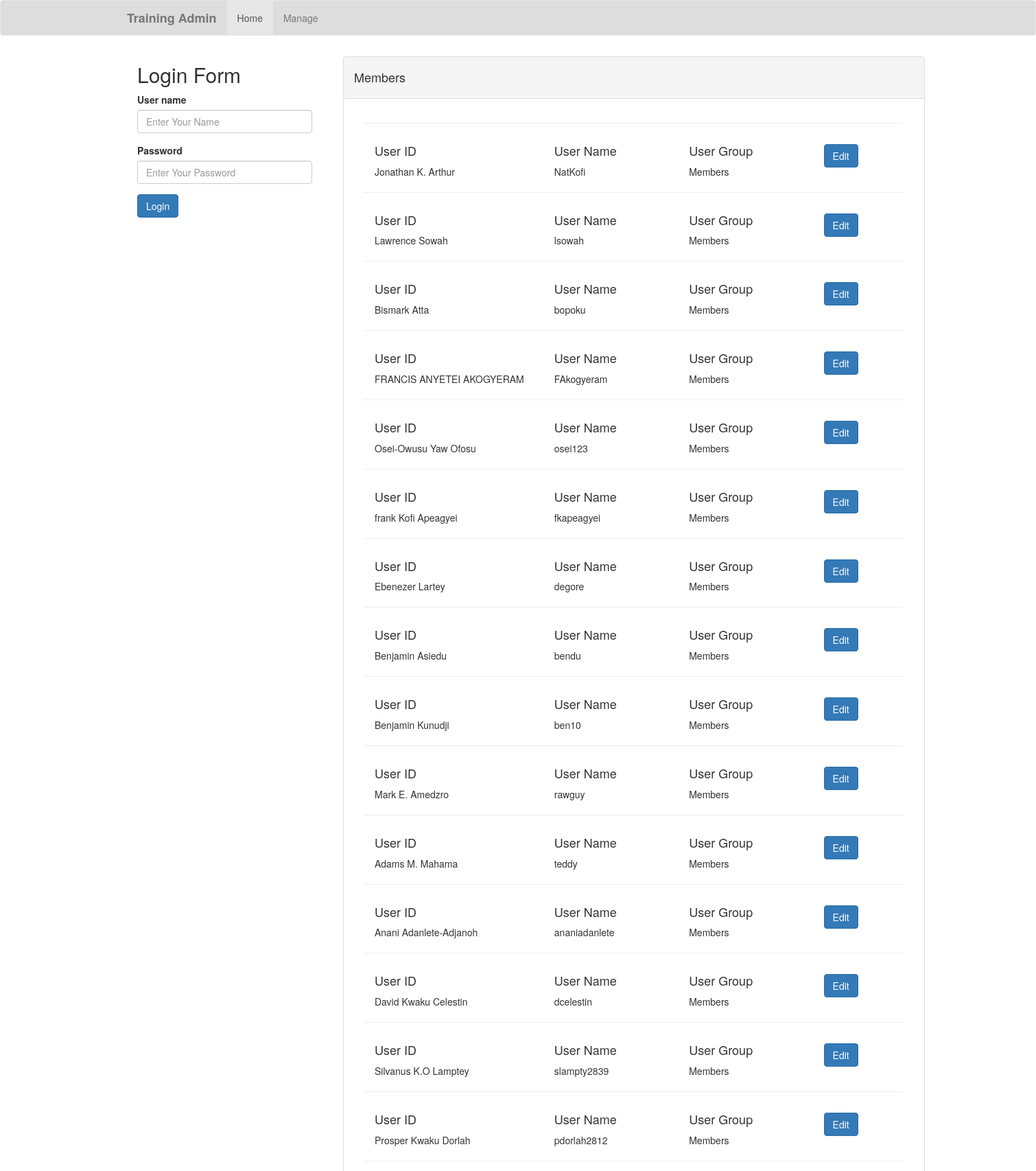
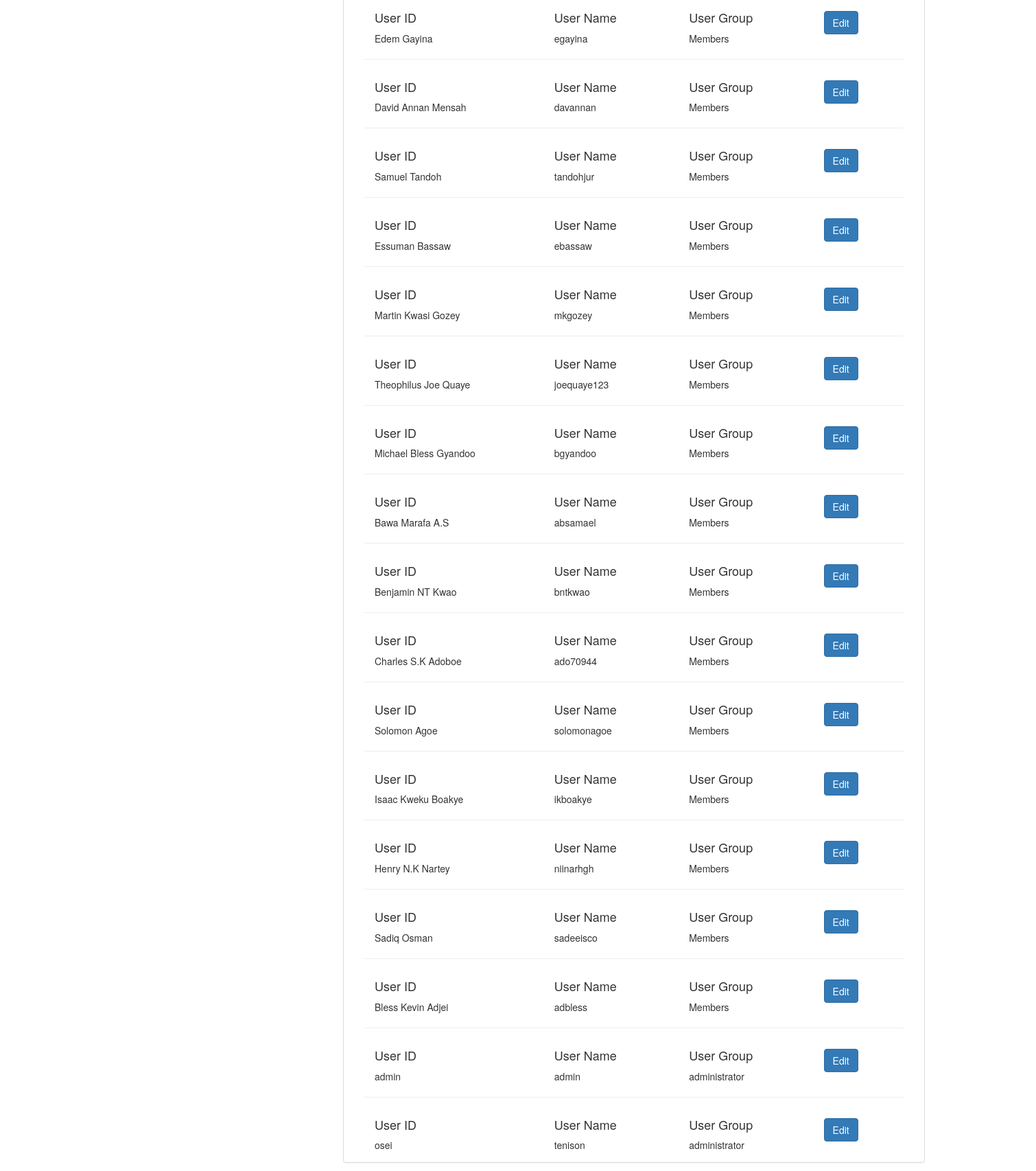
Screenshot of /index.php/users/view with the database file from the repository (2 pictures, top to bottom).
### tables this page shows
CREATE TABLE `users` (
  `id` int(255) NOT NULL,
  `username` varchar(255) NOT NULL,
  `password` varchar(255) NOT NULL,
  `admin_name` varchar(255) DEFAULT NULL,
  `level` varchar(255) NOT NULL,
  `register_date` timestamp NOT NULL DEFAULT CURRENT_TIMESTAMP
);

### application/controllers/Users.php (called while the page is built, shortened)
<?php
class Users extends CI_Controller{
    public function view(){
        $data['result'] =$this->User_model->get_users();
        $data['main_view'] ='user_view';
        $this->load->view('layouts/main',$data);
    }
}

### index.php (called while the page is built, shortened)
<?php
require_once BASEPATH.'core/CodeIgniter.php';

### application/models/User_model.php (called while the page is built, shortened)
<?php
class User_model extends CI_Model{
    public function get_users(){
        $this->db->order_by("id", "DESC");
        $query= $this->db->get('users');
            foreach($query->result() as $row) {
                $rst[] = array("id" => $row->id, "username" => $row->username, "password" => $row->password, "admin_name" => $row->admin_name, "level" => $row->level, "date" => $row->register_date,);
            }
        return $rst;
    }
}

### application/views/user_view.php (the view, shortened to what this page needs)
<!DOCTYPE html>
<html lang="en">
<head>
</head>
<body>
		<div class="container">
			<div class="row">
				<div class="col-md-9">
					<div class="panel panel-default">
						<div class="panel-heading">
							<h4><i class="fa fa-fw fa-compass"></i> Members</h4>
						</div>
						<div class="panel-body">
						<?php foreach ($result as $member ) : ?>
						<div class="col-md-12">
						<hr>
							<div class="col-md-4">
								<h4>User ID</h4>
									<?=  $member['admin_name'] ?>
							</div>
							<div class="col-md-3">
								<h4>User Name </h4>
								<?=  $member['username']  ?>
							</div>
							<div class="col-md-3">
								<h4>User Group</h4>
								<?php if ($member['level'] == '1' ):?>
								<?php echo "administrator"  ;?>
								<?php endif;?>
								<?php if ($member['level'] == '2' ):?>
								<?php  echo "Members"  ;?>
								<?php endif;?>
							</div>
							<div class="col-md-2">
								<a class="btn btn-primary" href="<?php echo base_url();?>users/edit/<?php echo $member['id']; ?>/"> Edit </a>
							</div>
						</div>
						<?php endforeach; ?>
						</div>
					</div>
				</div>
			</div>
		</div>
</body>
</html>

### application/views/layouts/main.php (shortened to what this page needs)
<html>
    <head>
        <link href="https://netdna.bootstrapcdn.com/bootstrap/3.0.3/css/bootstrap.min.css" rel="stylesheet" type="text/css">
    </head>
	<body>
  <nav class="navbar navbar-default" style="background:#dddddd;">
    <div class="container">
      <div class="navbar-header">
        <a class="navbar-brand" href="<?php echo base_url();?>"><strong>Training Admin</strong></a>
      </div>
      <div class="collapse navbar-collapse" id="bs-example-navbar-collapse-1">
        <ul class="nav navbar-nav">
          <?php if(!$this->session->userdata('logged_in')):?>
            <li class="active"><a href="<?php echo base_url();?>">Home </a></li>
          <?php endif;?>
          <li><a href="<?php echo base_url(); ?>projects">Manage</a></li>
        </ul>
      </div>
    </div>
  </nav>
		<div class="container">
      <div class="col-sm-3 col-md-3 col-xl-3">
        <?php $this->load->view('users/login_view');?>
      </div>
      <div class="col-sm-9 col-md-9 col-xl-9">
        <?php $this->load->view($main_view);?>
      </div>
		</div>
	</body>
</html>

### application/views/users/login_view.php (shortened to what this page needs)
<?php if($this->session->userdata('logged_in')):?>
  <h3>
    <?php if($this->session->userdata('username')):?>
    <?php echo "Welcome"." " .$this->session->userdata('username');?>
    <?php endif;?>
  </h3>
    <?php echo form_open('users/logout'); ?>
    <p>You are now Logged in</p>
    <?php
        $data=array(
        'class'=>'btn btn-primary',
        'name'=>'submit',
        'value'=>'Logout'
        );
     ?>
     <?php echo form_submit($data);?>
   <?php echo form_close(); ?>
<?php else:?>
<h2>Login Form</h2>
<?php $attributes= array('id'=>'login_form','class'=>'form_horizontal');?>
<?php echo form_open('users/login',$attributes);?>
<div class="form-group">
    <?php echo form_label('User name');?>
    <?php
    $data=array(
        "class"=>'form-control',
        "name" => 'username',
        "placeholder" => 'Enter Your Name'
    );
    ?>
    <?php echo form_input($data); ?>
</div>
<div class="form-group">
    <?php echo form_label('Password'); ?>
    <?php
    $data = array(
        "class" => 'form-control',
        "name" => 'password',
        "placeholder" => 'Enter Your Password'
    );
    ?>
    <?php echo form_password($data); ?>
</div>
<div class="form-group">
    <?php
    $data = array(
        "class" => 'btn btn-primary',
        "name" => 'submit',
        "value" => 'Login'
    );
    ?>
    <?php echo form_submit($data); ?>
</div>
<?php echo form_close(); ?>
<?php endif; ?>

### rows the page displays
users: admin_name "Jonathan K. Arthur", username "NatKofi", level "Members"
users: admin_name "Lawrence Sowah", username "lsowah", level "Members"
users: admin_name "Bismark Atta", username "bopoku", level "Members"
users: admin_name "FRANCIS ANYETEI AKOGYERAM", username "FAkogyeram", level "Members"
users: admin_name "Osei-Owusu Yaw Ofosu", username "osei123", level "Members"
users: admin_name "frank Kofi Apeagyei", username "fkapeagyei", level "Members"
users: admin_name "Ebenezer Lartey", username "degore", level "Members"
users: admin_name "Benjamin Asiedu", username "bendu", level "Members"
users: admin_name "Benjamin Kunudji", username "ben10", level "Members"
users: admin_name "Mark E. Amedzro", username "rawguy", level "Members"
users: admin_name "Adams M. Mahama", username "teddy", level "Members"
users: admin_name "Anani Adanlete-Adjanoh", username "ananiadanlete", level "Members"
users: admin_name "David Kwaku Celestin", username "dcelestin", level "Members"
users: admin_name "Silvanus K.O Lamptey", username "slampty2839", level "Members"
users: admin_name "Prosper Kwaku Dorlah", username "pdorlah2812", level "Members"
users: admin_name "Edem Gayina", username "egayina", level "Members"
users: admin_name "David Annan Mensah", username "davannan", level "Members"
users: admin_name "Samuel Tandoh", username "tandohjur", level "Members"
users: admin_name "Essuman Bassaw", username "ebassaw", level "Members"
users: admin_name "Martin Kwasi Gozey", username "mkgozey", level "Members"
users: admin_name "Theophilus Joe Quaye", username "joequaye123", level "Members"
users: admin_name "Michael Bless Gyandoo", username "bgyandoo", level "Members"
users: admin_name "Bawa Marafa A.S", username "absamael", level "Members"
users: admin_name "Benjamin NT Kwao", username "bntkwao", level "Members"
users: admin_name "Charles S.K Adoboe", username "ado70944", level "Members"
users: admin_name "Solomon Agoe", username "solomonagoe", level "Members"
users: admin_name "Isaac Kweku Boakye", username "ikboakye", level "Members"
users: admin_name "Henry N.K Nartey", username "niinarhgh", level "Members"
users: admin_name "Sadiq Osman", username "sadeeisco", level "Members"
users: admin_name "Bless Kevin Adjei", username "adbless", level "Members"
users: admin_name "admin", username "admin", level "administrator"
users: admin_name "osei", username "tenison", level "administrator"

### other values shown
form_label('User name') "User name"
form_label('Password') "Password"
